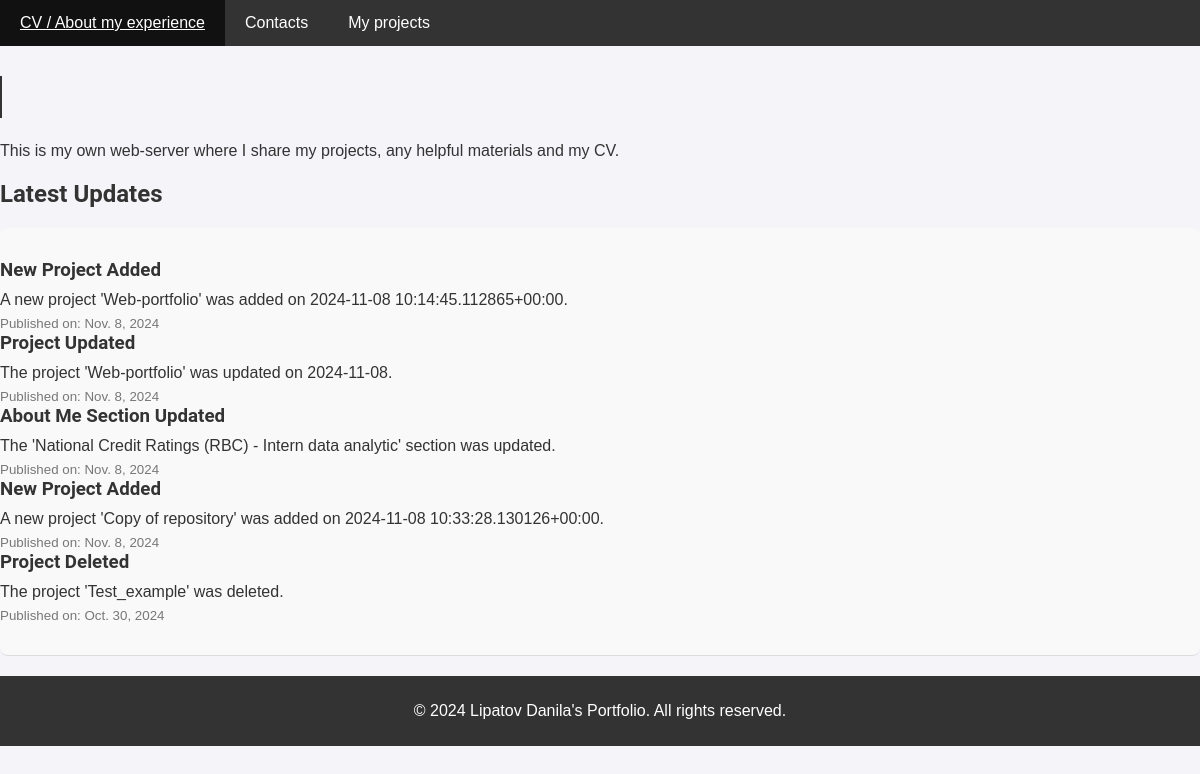
Before: / with the older database file.
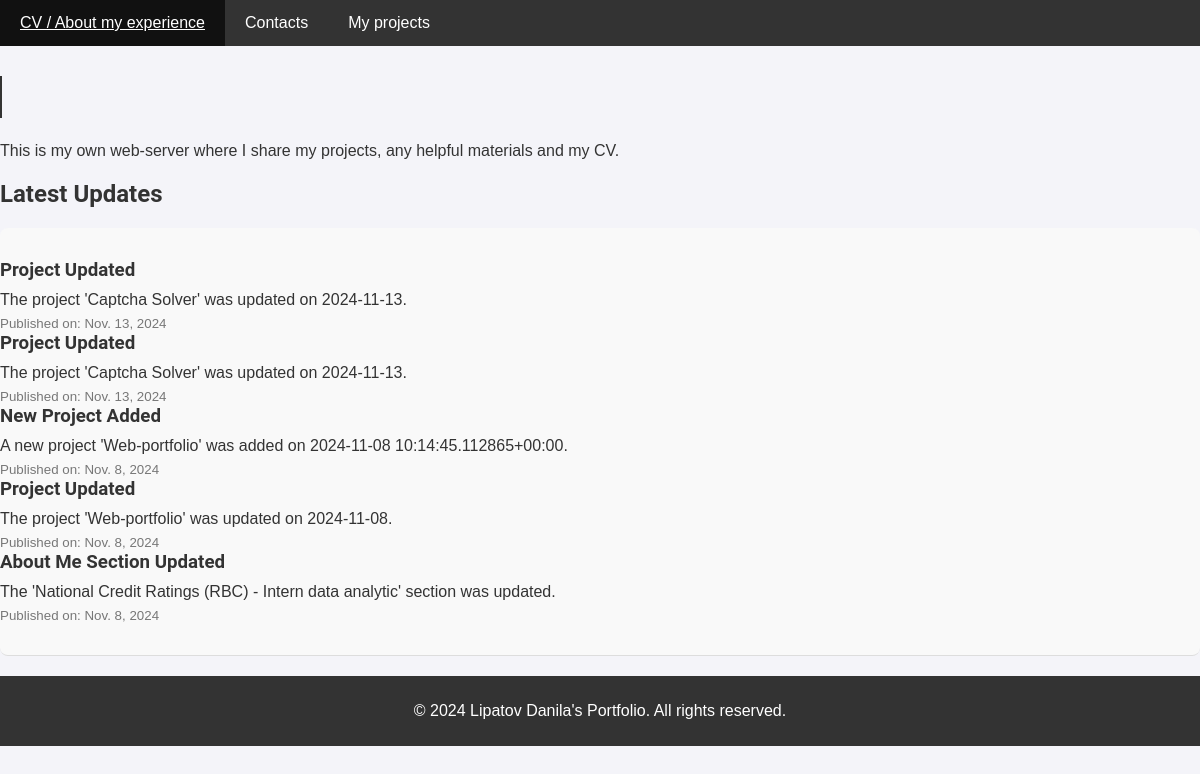
After: the same page with the newer database file.
### portfolio/models.py (models this page shows, shortened)
class UpdateLog(models.Model):
    title = models.CharField(max_length=200)
    description = models.TextField()
    created_at = models.DateField(default=timezone.now)

### portfolio/views.py (the view)
# urls.py: urlpatterns = [path('', views.home, name='home'),
def home(request):
    updates = UpdateLog.objects.order_by('-created_at')[:5]
    return render(request, 'portfolio/home.html', {'updates': updates})

### portfolio/templates/portfolio/home.html (shortened to what this page needs)
<!DOCTYPE html>
<html lang="ru">
<head>
    <link rel="stylesheet" href="/media/projects/styles_3.css">
</head>
<body>
    <header>
        <nav>
            <ul>
                <li><a href="/about/">CV / About my experience</a></li>
                <li><a href="/contacts/">Contacts</a></li>
                <li><a href="/projects/">My projects</a></li>
            </ul>
        </nav>
    </header>
    <main>
        <h1 class="typing-text">Welcome to my web-portfolio!</h1>
        <p>This is my own web-server where I share my projects, any helpful materials and my CV.</p>
        <h2>Latest Updates</h2>
        <div class="updates-section">
            <ul>
                {% for update in updates %}
                <li>
                    <h3> {{ update.title }}</h3>
                    <p> {{ update.description }}</p>
                    <small>Published on: {{ update.created_at }}</small>
                </li>
                {% endfor %}
            </ul>
        </div>
    </main>
    <footer>
        <p>&copy; 2024 Lipatov Danila's Portfolio. All rights reserved.</p>
    </footer>
</body>
</html>

Changed rows visible on the page:
no longer on this page (row unchanged): UpdateLog: title "New Project Added", description "A new project 'Copy of repository' was added on 2024-11-08 10:33:28.130126+00:00.", created_at "Nov. 8, 2024"
no longer on this page (row unchanged): UpdateLog: title "Project Deleted", description "The project 'Test_example' was deleted.", created_at "Oct. 30, 2024"
added UpdateLog: title "Project Updated", description "The project 'Captcha Solver' was updated on 2024-11-13.", created_at "Nov. 13, 2024"
added UpdateLog: title "Project Updated", description "The project 'Captcha Solver' was updated on 2024-11-13.", created_at "Nov. 13, 2024"
